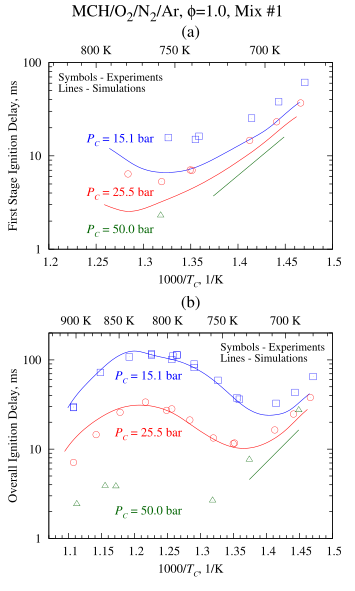

The script that saved this image:
reset
set term postscript enhanced eps font "Times-Roman,18" color size 9cm,7cm
unset key
set xlabel "1000/{/Times-Italic T_{/*0.75 C}}, 1/K"
set logscale y
set mxtics
set mx2tics 5
set xtics scale 1.25,0.75 nomirror

inv2k(x) = 1000./x
set x2tics ("" inv2k(600)) scale 1.25,0.75
do for [temp=650:950:50] {
t = sprintf("%g K",temp)
set x2tics add (t inv2k(temp))
set x2tics add ("" inv2k(temp+10) 1)
set x2tics add ("" inv2k(temp+20) 1)
set x2tics add ("" inv2k(temp+30) 1)
set x2tics add ("" inv2k(temp+40) 1)
}

set ytics scale 1.25, 0.75
#set title "{/=24 MCH/O_{2}/N_{2}/Ar, {/Symbol f}=1.0, Mix #1}" offset 0,-1
#set tmargin 4
set label 1 "{/Times-Italic P_{/*0.75 C}} = 15.1 bar" tc rgb "blue"
set label 2 "{/Times-Italic P_{/*0.75 C}} = 25.5 bar" tc rgb "red"
set label 3 "{/Times-Italic P_{/*0.75 C}} = 50.0 bar" tc rgb "#006400"
set label 4 "Symbols - Experiments\n\Lines - Simulations" font ",16"
#
set output "mch-model-1-first.eps"
#set title "{/=24 (a)}" offset 0,-1
set ylabel "First Stage Ignition Delay, ms" offset 2
set xrange [1.2:1.5]

set yrange [1:100]
set label 1 at first 1.24,15
set label 2 at first 1.24,4
set label 3 at first 1.24,1.6
set label 4 at first 1.21,70
plot "Mix 1 15 bar Expt.txt" using 2:3 with points pt 4 ps 1.5 lc rgb "blue",\
     "Mix 1 15 bar.txt" using 2:4 smooth csplines with lines lt 1 lw 1.5 lc rgb "blue",\
     "Mix 1 25 bar Expt.txt" using 2:3 with points pt 6 ps 1.5 lc rgb "red",\
     "Mix 1 25 bar.txt" using 2:4 smooth csplines with lines lt 1 lw 1.5 lc rgb "red",\
     "phi=1.0 50 bar.txt" using 1:4 with points pt 8 ps 1.5 lc rgb "#006400",\
     "phi=1.0 50 bar.txt" using 1:7 with lines lt 1 lw 1.5 lc rgb "#006400"
#
set output
#set tmargin 2.5
#
#set title "{/=24 (b)}"
set output "mch-model-1-over.eps"
set ylabel "Overall Ignition Delay, ms" offset 2
set xrange [1.07:1.5]

set yrange [1:200]
set label 1 at first 1.17,65
set label 2 at first 1.17,15
set label 3 at first 1.17,2
set label 4 at first 1.33,140
plot "Mix 1 15 bar Expt.txt" using 2:4 with points lc rgb "blue" pt 4 ps 1.5,\
     "Mix 1 15 bar.txt" using 2:3 smooth csplines with lines lw 1.5 lc rgb "blue" lt 1,\
     "Mix 1 25 bar Expt.txt" using 2:4 with points pt 6 ps 1.5 lc rgb "red",\
     "Mix 1 25 bar.txt" using 2:3 smooth csplines with lines lt 1 lw 1.5 lc rgb "red",\
     "phi=1.0 50 bar.txt" using 1:2 with points pt 8 ps 1.5 lc rgb "#006400",\
     "phi=1.0 50 bar.txt" using 1:6 with lines lt 1 lw 1.5 lc rgb "#006400"
set output
reset
